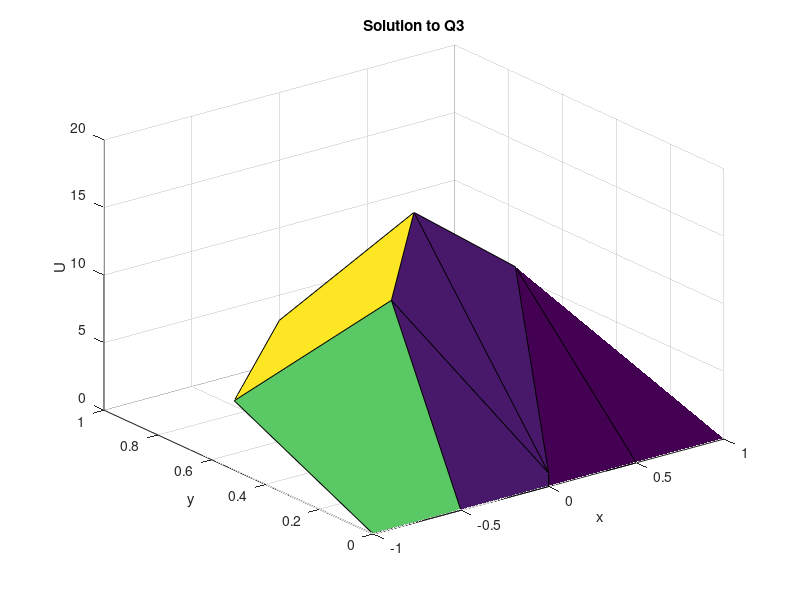

The MATLAB source for this figure:
 %solution to q3
%defining parameters
h=1/2;
k=pi/4;
Nr=1/h;
Nth=pi/k;
r=0:h:1;
th=0:k:pi;
tol=1e-6;
error=1;
U=zeros(Nr+1,Nth+1);
Unew=ones(Nr+1, Nth+1);
%initial conditions
for i=1:Nr+1
    Unew(i,Nth+1)=0;
    Unew(i,1)=0;
    U(i,1)=0;
    U(i,Nth+1)=0;
    U(i,1)=0;
end
for j=1:Nth+1
    Unew(Nr+1,j)=4*(pi*th(j)-th(j)*th(j))/pi;
    U(Nr+1,j)=4*(pi*th(j)-th(j)*th(j))/pi;
end
%solving
while error>tol
    for i=2:Nr
        for j=2:Nth
            Unew(i,j)=(1/(h^2)+1/(2*h*(r(i+1))))*U(i+1,j)+(-2/(h^2)-2/(r(i+1)^2)*k^2)*U(i,j)+(1/(h^2)-1/(r(i+1)*2*h))*U(i-1,j)+(1/(r(i+1)^2+k^2))*U(i,j+1)+(1/((r(i+1)^2)*k^2))*(U(i,j-1));
        end
    end
    error=max(abs(Unew-U));
    U=Unew;
end
% Convert polar coordinates to Cartesian coordinates
x = zeros(length(r), length(th));
y = zeros(length(r), length(th));
for i = 1:Nr+1
    for j = 1:Nth+1
        x(i, j) = r(i) * cos(th(j));
        y(i, j) = r(i) * sin(th(j));
    end
end
surf(x, y, U); 
xlabel('x');
ylabel('y');
zlabel('U');
title('Solution to Q3');



